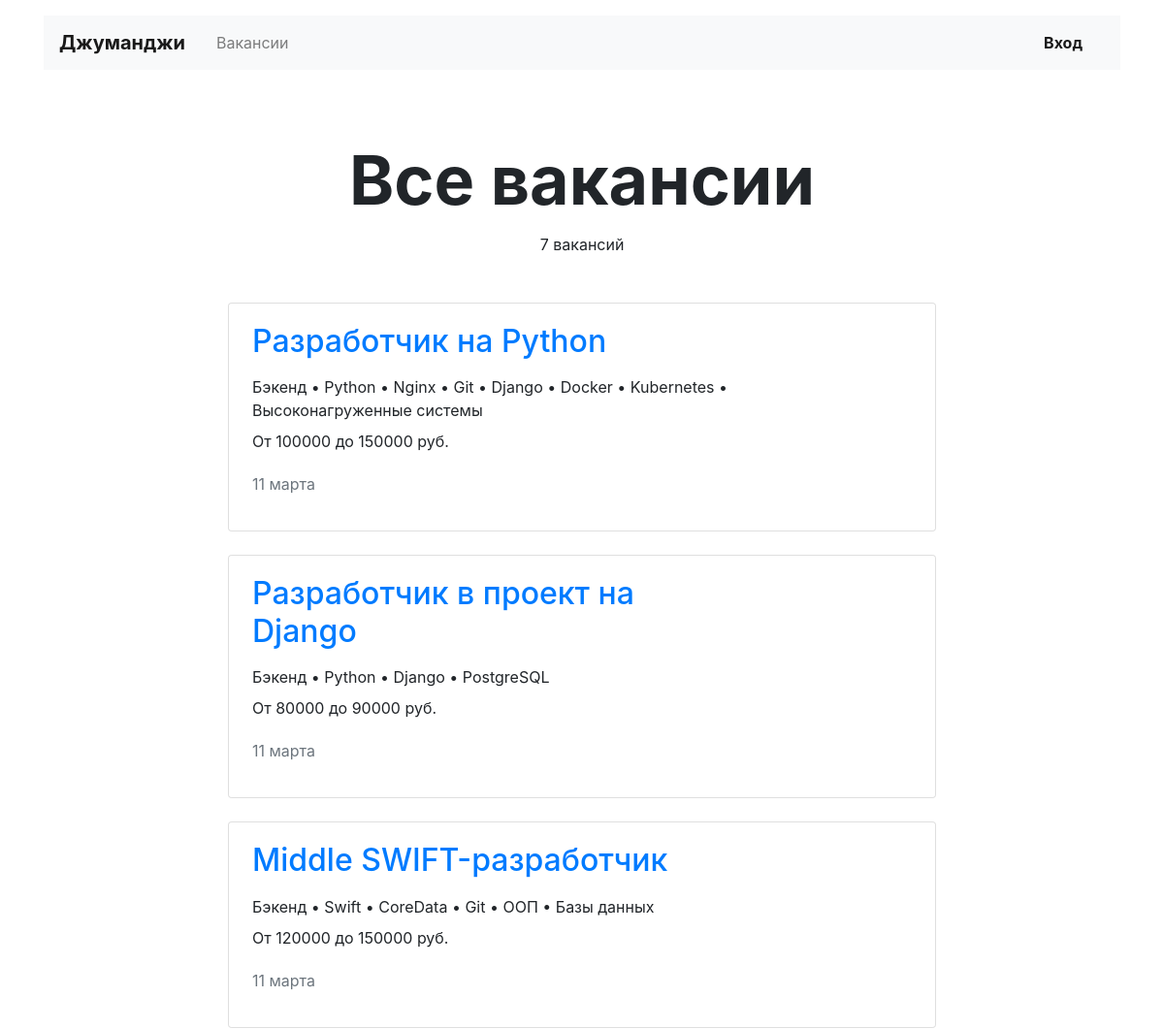
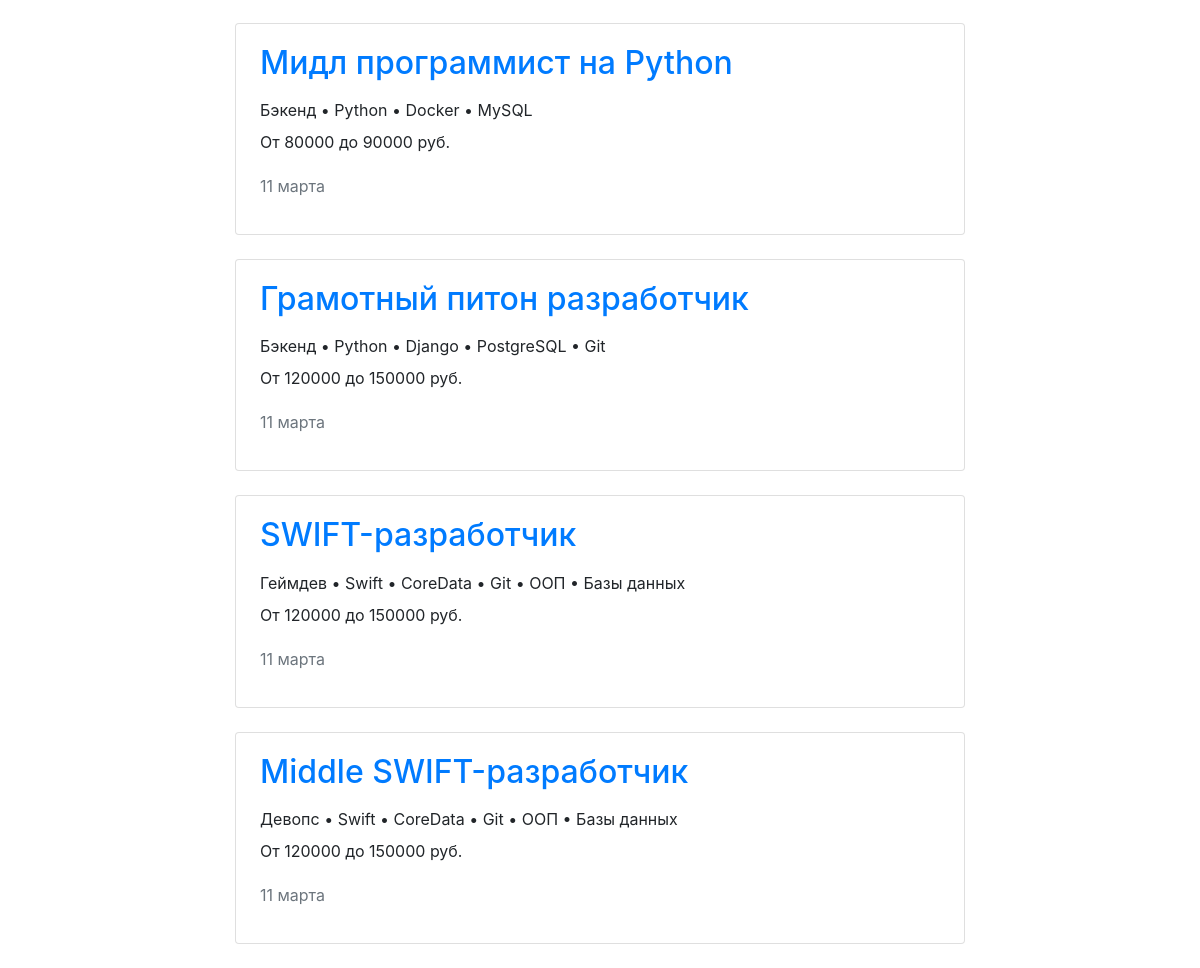
Page /vacancies/ on the committed database (2 pictures, top to bottom).
### vacancies/models.py (models this page shows, shortened)
class Vacancy(models.Model):
    title = models.CharField(max_length=64)
    specialty = models.ForeignKey(Specialty, on_delete=models.CASCADE, related_name='vacancies')
    company = models.ForeignKey(Company, on_delete=models.CASCADE, related_name='vacancies')
    skills = models.TextField()
    description = models.TextField()
    salary_min = models.IntegerField()
    salary_max = models.IntegerField()
    published_at = models.DateField()
    class Meta:
        verbose_name = 'Вакансия'
        verbose_name_plural = 'Вакансии'

class Specialty(models.Model):
    code = models.CharField(max_length=64, unique=True)
    title = models.CharField(max_length=64)
    picture = models.URLField(default='https://place-hold.it/100x60')
    class Meta:
        verbose_name = 'Специализация'
        verbose_name_plural = 'Специализации'

### vacancies/views.py (the view)
# urls.py: path('vacancies/', ListVacanciesView.as_view(), name='all_vacancies'),
class ListVacanciesView(ListView):
    model = Vacancy
    context_object_name = 'vacancies'
    template_name = 'vacancies/vacancies.html'
    queryset = model.objects.select_related('specialty', 'company')
    def get_context_data(self, **kwargs):
        context = super().get_context_data(**kwargs)
        context['vacancies_title'] = 'Все вакансии'
        return context

### vacancies/templatetags/ru_pluralize.py (called while the page is built)
@register.filter()
def ru_pluralize(number, arg: str = 'ночь,ночи,ночей'):
    nominative_singular, genitive_singular, genitive_plural = arg.split(',')
    number = abs(number)
    if number % 10 in [0, 5, 6, 7, 8, 9] or 11 <= number % 100 <= 19:
        return f'{number} {genitive_plural}'
    elif number % 10 == 1:
        return f'{number} {nominative_singular}'
    else:
        return f'{number} {genitive_singular}'

### vacancies/templates/vacancies/vacancies.html (shortened to what this page needs)
{% extends "./base.html" %}
{% load static %}
{% load ru_pluralize %}
{% block content %}
<section>
  <h1 class="h1 text-center mx-auto mt-4 pt-5" style="font-size: 70px;"><strong>{{ vacancies_title }}</strong></h1>
  <p class="text-center pt-1">{{ vacancies|length|ru_pluralize:'вакансия, вакансии, вакансий' }}</p>
  <div class="row mt-5">
    <div class="col-12 col-lg-8 offset-lg-2 m-auto">
      {% load i18n %}
        {% language 'ru' %}
          {% for vacancy in vacancies %}
            {% include './vacancy_card.html' %}
          {% endfor %}
        {% endlanguage %}
    </div>
  </div>
</section>
{% endblock content %}

### vacancies/templates/vacancies/vacancy_card.html (shortened to what this page needs)
<div class="card mb-4">
    <div class="card-body px-4">
      <div class="row">
        <div class="col-12 col-md-8 col-lg-9">
          <a href="{% url 'vacancy' vacancy.id %}"><h2 class="h2 pb-2">{{ vacancy.title }}</h2></a>
          <p class="mb-2">{{ vacancy.specialty.title }} • {{ vacancy.skills }}</p>
          <p>От {{ vacancy.salary_min }} до {{ vacancy.salary_max }} руб.</p>
          <p class="text-muted pt-1">{{ vacancy.published_at|date:'d E' }}</p>
        </div>
        <div class="col-12 col-md-4 col-lg-3 d-flex align-items-end">
        </div>
      </div>
    </div>
</div>

### rows in the picture
Vacancy: title "Разработчик на Python", specialty "Бэкенд", skills "Python • Nginx • Git • Django • Docker • Kubernetes • Высоконагруженные системы", salary_min "100000", salary_max "150000", published_at "11 марта"
Vacancy: title "Разработчик в проект на Django", specialty "Бэкенд", skills "Python • Django • PostgreSQL", salary_min "80000", salary_max "90000", published_at "11 марта"
Vacancy: title "Middle SWIFT-разработчик", specialty "Бэкенд", skills "Swift • CoreData • Git • ООП • Базы данных", salary_min "120000", salary_max "150000", published_at "11 марта"
Vacancy: title "Мидл программист на Python", specialty "Бэкенд", skills "Python • Docker • MySQL", salary_min "80000", salary_max "90000", published_at "11 марта"
Vacancy: title "Грамотный питон разработчик", specialty "Бэкенд", skills "Python • Django • PostgreSQL • Git", salary_min "120000", salary_max "150000", published_at "11 марта"
Vacancy: title "SWIFT-разработчик", specialty "Геймдев", skills "Swift • CoreData • Git • ООП • Базы данных", salary_min "120000", salary_max "150000", published_at "11 марта"
Vacancy: title "Middle SWIFT-разработчик", specialty "Девопс", skills "Swift • CoreData • Git • ООП • Базы данных", salary_min "120000", salary_max "150000", published_at "11 марта"

### other values in the picture
{{ vacancies_title }} "Все вакансии"
{{ vacancies|length|ru_pluralize:'вакансия, вакансии, вакансий' }} "7 вакансий"
